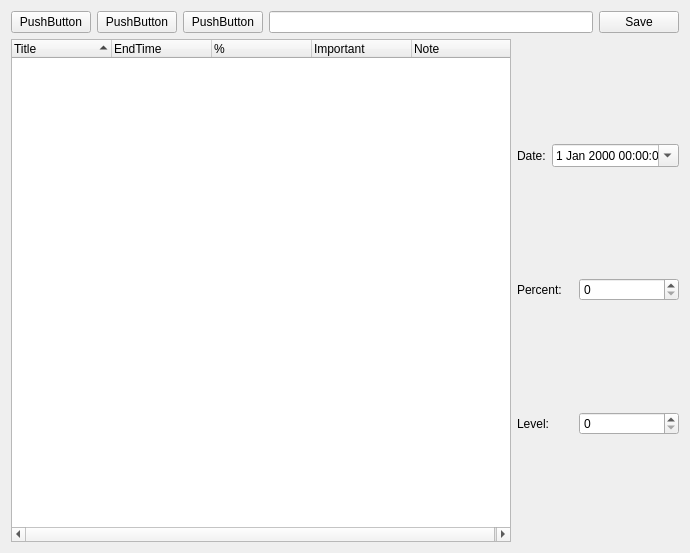
<?xml version="1.0" encoding="UTF-8"?>
<ui version="4.0">
 <class>TodoLists</class>
 <widget class="QWidget" name="TodoList">
  <property name="geometry">
   <rect>
    <x>0</x>
    <y>0</y>
    <width>690</width>
    <height>553</height>
   </rect>
  </property>
  <property name="sizePolicy">
   <sizepolicy hsizetype="Maximum" vsizetype="Maximum">
    <horstretch>0</horstretch>
    <verstretch>0</verstretch>
   </sizepolicy>
  </property>
  <property name="windowTitle">
   <string>Form</string>
  </property>
  <property name="autoFillBackground">
   <bool>true</bool>
  </property>
  <layout class="QVBoxLayout" name="verticalLayout_3">
   <item>
    <layout class="QVBoxLayout" name="mainlayout">
     <property name="sizeConstraint">
      <enum>QLayout::SetMaximumSize</enum>
     </property>
     <item>
      <layout class="QHBoxLayout" name="horizontalLayout">
       <item>
        <widget class="QPushButton" name="pushButton">
         <property name="text">
          <string>PushButton</string>
         </property>
        </widget>
       </item>
       <item>
        <widget class="QPushButton" name="pushButton_2">
         <property name="text">
          <string>PushButton</string>
         </property>
        </widget>
       </item>
       <item>
        <widget class="QPushButton" name="pushButton_3">
         <property name="text">
          <string>PushButton</string>
         </property>
        </widget>
       </item>
       <item>
        <widget class="QLineEdit" name="titleeditor"/>
       </item>
       <item>
        <widget class="QPushButton" name="saveBtn">
         <property name="text">
          <string>Save</string>
         </property>
        </widget>
       </item>
      </layout>
     </item>
     <item>
      <layout class="QHBoxLayout" name="splitlayout">
       <item>
        <widget class="QTreeWidget" name="todolist">
         <property name="minimumSize">
          <size>
           <width>500</width>
           <height>0</height>
          </size>
         </property>
         <property name="autoFillBackground">
          <bool>true</bool>
         </property>
         <property name="alternatingRowColors">
          <bool>true</bool>
         </property>
         <property name="sortingEnabled">
          <bool>true</bool>
         </property>
         <column>
          <property name="text">
           <string>Title</string>
          </property>
         </column>
         <column>
          <property name="text">
           <string>EndTime</string>
          </property>
         </column>
         <column>
          <property name="text">
           <string>%</string>
          </property>
         </column>
         <column>
          <property name="text">
           <string>Important</string>
          </property>
         </column>
         <column>
          <property name="text">
           <string>Note</string>
          </property>
         </column>
        </widget>
       </item>
       <item>
        <layout class="QVBoxLayout" name="rightlayout">
         <item>
          <layout class="QHBoxLayout" name="horizontalLayout_2">
           <item>
            <widget class="QLabel" name="label">
             <property name="text">
              <string>Date:</string>
             </property>
            </widget>
           </item>
           <item>
            <widget class="QDateTimeEdit" name="dateeditor">
             <property name="minimumSize">
              <size>
               <width>100</width>
               <height>0</height>
              </size>
             </property>
             <property name="maximumSize">
              <size>
               <width>200</width>
               <height>16777215</height>
              </size>
             </property>
             <property name="calendarPopup">
              <bool>true</bool>
             </property>
            </widget>
           </item>
          </layout>
         </item>
         <item>
          <layout class="QHBoxLayout" name="horizontalLayout_3">
           <item>
            <widget class="QLabel" name="label_2">
             <property name="text">
              <string>Percent:</string>
             </property>
            </widget>
           </item>
           <item>
            <widget class="QSpinBox" name="percenteditor">
             <property name="minimumSize">
              <size>
               <width>100</width>
               <height>0</height>
              </size>
             </property>
             <property name="maximumSize">
              <size>
               <width>200</width>
               <height>16777215</height>
              </size>
             </property>
            </widget>
           </item>
          </layout>
         </item>
         <item>
          <layout class="QHBoxLayout" name="horizontalLayout_4">
           <item>
            <widget class="QLabel" name="label_3">
             <property name="text">
              <string>Level:</string>
             </property>
            </widget>
           </item>
           <item>
            <widget class="QSpinBox" name="leveleditor">
             <property name="minimumSize">
              <size>
               <width>100</width>
               <height>0</height>
              </size>
             </property>
             <property name="maximumSize">
              <size>
               <width>200</width>
               <height>16777215</height>
              </size>
             </property>
            </widget>
           </item>
          </layout>
         </item>
        </layout>
       </item>
      </layout>
     </item>
    </layout>
   </item>
  </layout>
 </widget>
 <resources/>
 <connections/>
</ui>
